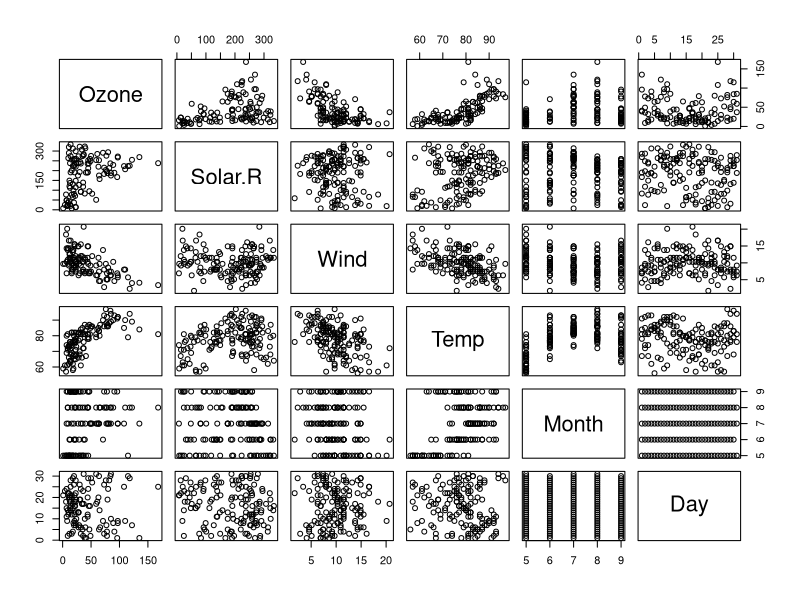
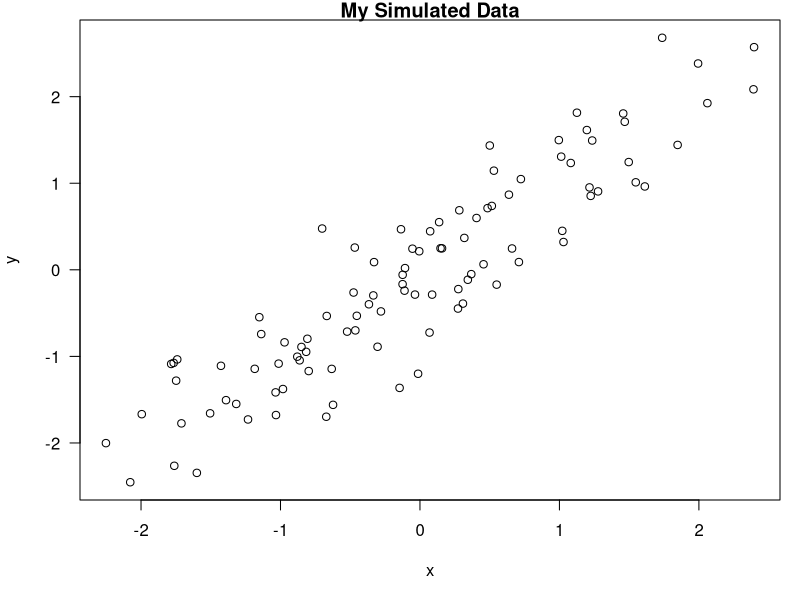

Write the R code that produced these figures, in order.
## ---- chunk 1
library(datasets)
data(airquality)
summary(airquality)
## ---- chunk 2
pairs(airquality)
## ---- chunk 3
library(stats)
fit <- lm(Ozone ~ Wind + Solar.R + Temp, data = airquality)
summary(fit)
## ---- chunk 4
library(xtable)
xt <- xtable(summary(fit))
print(xt, type = "html")
## ---- chunk 5
time <- format(Sys.time(), "%a %b %c %X %Y")
rand <- rnorm(1)
## ---- chunk 6
x <- rnorm(100)
y <- x + rnorm(100, sd = 0.5)
## ---- chunk 7
par(mar = c(5, 4, 1, 1), las = 1)
plot(x, y, main = "My Simulated Data")
